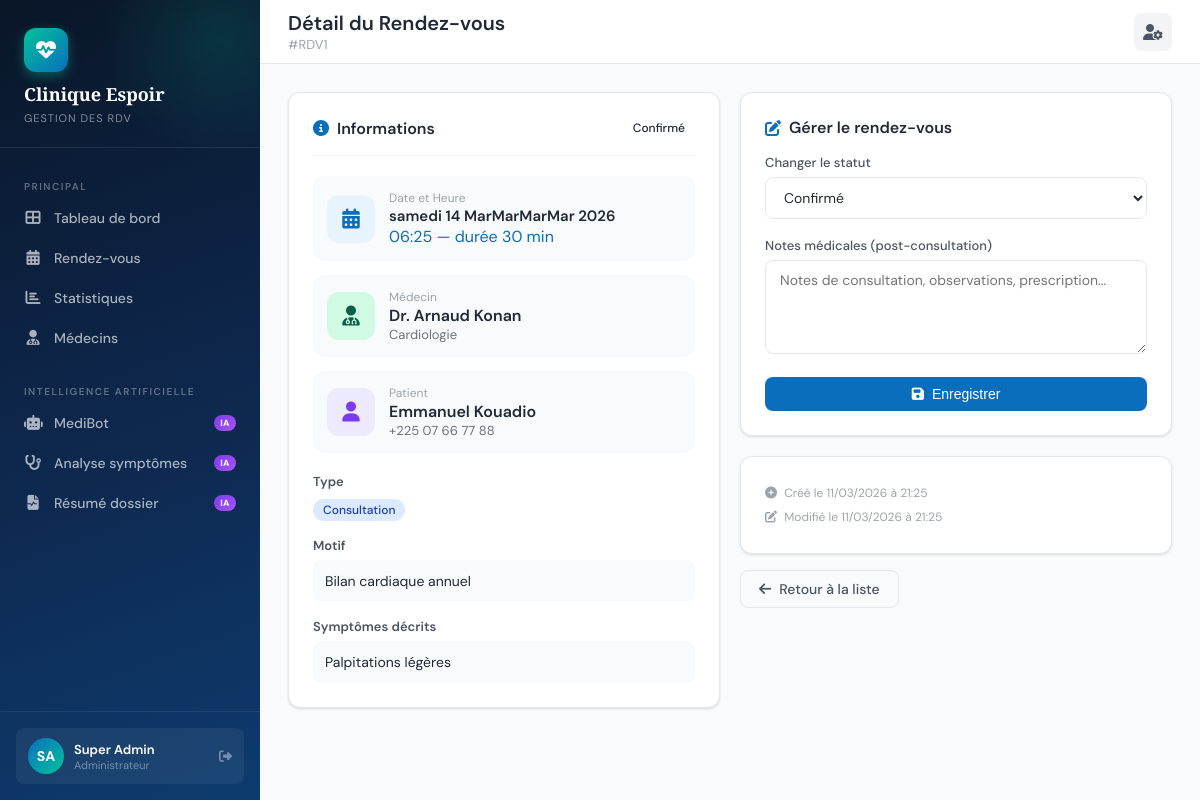
/appointments/1/ (signed in), run on the app's committed database.
### accounts/models.py (models this page shows, shortened)
class User(AbstractUser):
    ROLE_CHOICES = [
        ('admin', 'Administrateur'),
        ('medecin', 'Médecin'),
        ('secretaire', 'Secrétaire'),
        ('patient', 'Patient'),
    ]
    role = models.CharField(max_length=20, choices=ROLE_CHOICES, default='patient')
    telephone = models.CharField(max_length=20, blank=True)
    photo = models.ImageField(upload_to='avatars/', blank=True, null=True)
    @property
    def is_medecin(self):
        return self.role == 'medecin'
    @property
    def is_patient(self):
        return self.role == 'patient'
    @property
    def is_secretaire(self):
        return self.role == 'secretaire'
    @property
    def is_admin_role(self):
        return self.role == 'admin'

class ProfilMedecin(models.Model):
    user = models.OneToOneField(User, on_delete=models.CASCADE, related_name='profil_medecin')
    specialite = models.CharField(max_length=100)
    numero_ordre = models.CharField(max_length=50, blank=True)
    bio = models.TextField(blank=True)
    tarif_consultation = models.DecimalField(max_digits=8, decimal_places=0, default=5000)
    disponible = models.BooleanField(default=True)

### appointments/models.py (models this page shows, shortened)
class RendezVous(models.Model):
    STATUT_CHOICES = [
        ('en_attente', 'En attente'),
        ('confirme', 'Confirmé'),
        ('annule', 'Annulé'),
        ('termine', 'Terminé'),
        ('absent', 'Patient absent'),
    ]
    TYPE_CHOICES = [
        ('consultation', 'Consultation'),
        ('suivi', 'Suivi'),
        ('urgence', 'Urgence'),
        ('controle', 'Contrôle'),
    ]
    patient = models.ForeignKey(User, on_delete=models.CASCADE, related_name='rdv_patient')
    medecin = models.ForeignKey(ProfilMedecin, on_delete=models.CASCADE, related_name='rdv_medecin')
    date_heure = models.DateTimeField()
    duree = models.IntegerField(default=30, help_text="Durée en minutes")
    type_rdv = models.CharField(max_length=20, choices=TYPE_CHOICES, default='consultation')
    statut = models.CharField(max_length=20, choices=STATUT_CHOICES, default='en_attente')
    motif = models.TextField(help_text="Motif de la consultation")
    notes_medecin = models.TextField(blank=True, help_text="Notes du médecin (post-consultation)")
    symptomes = models.TextField(blank=True, help_text="Symptômes décrits par le patient")
    rappel_envoye = models.BooleanField(default=False)
    cree_le = models.DateTimeField(auto_now_add=True)
    modifie_le = models.DateTimeField(auto_now=True)
    class Meta:
        verbose_name = "Rendez-vous"
        verbose_name_plural = "Rendez-vous"
        ordering = ['-date_heure']
    @property
    def badge_class(self):
        classes = {
            'en_attente': 'badge-warning',
            'confirme': 'badge-info',
            'annule': 'badge-danger',
            'termine': 'badge-success',
            'absent': 'badge-secondary',
        }
        return classes.get(self.statut, 'badge-secondary')

### appointments/views.py (the view, shortened to what this page needs)
# urls.py: path('<int:rdv_id>/', views.detail_rdv, name='detail_rdv'),
@login_required
def detail_rdv(request, rdv_id):
    rdv = get_object_or_404(RendezVous, id=rdv_id)
    user = request.user
    if user.is_patient and rdv.patient != user:
        messages.error(request, "Accès non autorisé.")
        return redirect('liste_rdv')
    return render(request, 'appointments/detail_rdv.html', {'rdv': rdv})

### templates/appointments/detail_rdv.html (shortened to what this page needs)
{% extends 'base.html' %}
{% block page_title %}Détail du Rendez-vous{% endblock %}
{% block page_subtitle %}#RDV{{ rdv.id }}{% endblock %}
{% block content %}
<div class="grid-2">
  <div>
    <div class="card" style="margin-bottom:20px;">
      <div class="card-header">
        <div class="card-title"><i class="fas fa-info-circle"></i> Informations</div>
        <span class="badge badge-{{ rdv.badge_class }}">{{ rdv.get_statut_display }}</span>
      </div>
      <div style="display:flex;flex-direction:column;gap:14px;">
        <div style="display:flex;gap:14px;align-items:center;padding:14px;background:#f9fafb;border-radius:10px;">
          <div style="width:48px;height:48px;border-radius:12px;background:#e8f4fd;display:flex;align-items:center;justify-content:center;color:#0A6EBD;font-size:20px;"><i class="fas fa-calendar-alt"></i></div>
          <div>
            <div style="font-size:12px;color:#9ca3af;">Date et Heure</div>
            <div style="font-weight:600;font-size:15px;">{{ rdv.date_heure|date:"l d MMMM Y" }}</div>
            <div style="color:#0A6EBD;">{{ rdv.date_heure|date:"H:i" }} — durée {{ rdv.duree }} min</div>
          </div>
        </div>
        <div style="display:flex;gap:14px;align-items:center;padding:14px;background:#f9fafb;border-radius:10px;">
          <div style="width:48px;height:48px;border-radius:12px;background:#d1fae5;display:flex;align-items:center;justify-content:center;color:#065f46;font-size:20px;"><i class="fas fa-user-md"></i></div>
          <div>
            <div style="font-size:12px;color:#9ca3af;">Médecin</div>
            <div style="font-weight:600;">Dr. {{ rdv.medecin.user.get_full_name }}</div>
            <div style="color:#6b7280;font-size:13px;">{{ rdv.medecin.specialite }}</div>
          </div>
        </div>
        <div style="display:flex;gap:14px;align-items:center;padding:14px;background:#f9fafb;border-radius:10px;">
          <div style="width:48px;height:48px;border-radius:12px;background:#ede9fe;display:flex;align-items:center;justify-content:center;color:#7c3aed;font-size:20px;"><i class="fas fa-user"></i></div>
          <div>
            <div style="font-size:12px;color:#9ca3af;">Patient</div>
            <div style="font-weight:600;">{{ rdv.patient.get_full_name }}</div>
            <div style="color:#6b7280;font-size:13px;">{{ rdv.patient.telephone|default:"—" }}</div>
          </div>
        </div>
      </div>
      <div style="margin-top:20px;">
        <div style="font-size:13px;font-weight:600;color:#4b5563;margin-bottom:8px;">Type</div>
        <span class="badge badge-info">{{ rdv.get_type_rdv_display }}</span>
      </div>
      <div style="margin-top:16px;">
        <div style="font-size:13px;font-weight:600;color:#4b5563;margin-bottom:6px;">Motif</div>
        <p style="font-size:14px;color:#1f2937;background:#f9fafb;padding:12px;border-radius:8px;">{{ rdv.motif }}</p>
      </div>
      {% if rdv.symptomes %}
      <div style="margin-top:16px;">
        <div style="font-size:13px;font-weight:600;color:#4b5563;margin-bottom:6px;">Symptômes décrits</div>
        <p style="font-size:14px;color:#1f2937;background:#f9fafb;padding:12px;border-radius:8px;">{{ rdv.symptomes }}</p>
      </div>
      {% endif %}
    </div>
  </div>
  <div>
    {% if user.is_medecin or user.is_secretaire or user.is_admin_role %}
    <div class="card" style="margin-bottom:20px;">
      <div class="card-title" style="margin-bottom:16px;"><i class="fas fa-edit"></i> Gérer le rendez-vous</div>
      <form method="post" action="{% url 'changer_statut' rdv.id %}">
        <div class="form-group">
          <label class="form-label">Changer le statut</label>
          <select name="statut" class="form-control">
            <option value="confirme" {% if rdv.statut == 'confirme' %}selected{% endif %}>Confirmé</option>
          </select>
        </div>
        <div class="form-group">
          <label class="form-label">Notes médicales (post-consultation)</label>
          <textarea name="notes_medecin" class="form-control" rows="4"
            placeholder="Notes de consultation, observations, prescription...">{{ rdv.notes_medecin }}</textarea>
        </div>
        <button type="submit" class="btn btn-primary" style="width:100%;justify-content:center;">
          <i class="fas fa-save"></i> Enregistrer
        </button>
      </form>
    </div>
    {% endif %}
    <div class="card">
      <div style="font-size:12px;color:#9ca3af;line-height:2;">
        <div><i class="fas fa-plus-circle" style="width:16px;"></i> Créé le {{ rdv.cree_le|date:"d/m/Y à H:i" }}</div>
        <div><i class="fas fa-edit" style="width:16px;"></i> Modifié le {{ rdv.modifie_le|date:"d/m/Y à H:i" }}</div>
      </div>
    </div>
    <div style="margin-top:16px;">
      <a href="{% url 'liste_rdv' %}" class="btn btn-outline"><i class="fas fa-arrow-left"></i> Retour à la liste</a>
    </div>
  </div>
</div>
{% endblock %}

### templates/base.html (shortened to what this page needs)
<!DOCTYPE html>
<html lang="fr">
<head>
  <link rel="stylesheet" href="https://cdnjs.cloudflare.com/ajax/libs/font-awesome/6.5.0/css/all.min.css">
</head>
<body>
{% if user.is_authenticated %}
<aside class="sidebar">
  <div class="sidebar-logo">
    <div class="logo-icon"><i class="fas fa-heartbeat"></i></div>
    <h1>Clinique Espoir</h1>
    <span>Gestion des RDV</span>
  </div>
  <nav class="sidebar-nav">
    <div class="nav-section-label">Principal</div>
    <a href="{% url 'dashboard' %}" class="nav-item {% if request.resolver_match.url_name == 'dashboard' %}active{% endif %}">
      <i class="fas fa-th-large"></i> Tableau de bord
    </a>
    <a href="{% url 'liste_rdv' %}" class="nav-item {% if request.resolver_match.url_name == 'liste_rdv' %}active{% endif %}">
      <i class="fas fa-calendar-alt"></i> Rendez-vous
    </a>
    {% if not user.is_patient %}
    <a href="{% url 'statistiques' %}" class="nav-item {% if request.resolver_match.url_name == 'statistiques' %}active{% endif %}">
      <i class="fas fa-chart-bar"></i> Statistiques
    </a>
    {% endif %}
    <a href="{% url 'medecins_list' %}" class="nav-item {% if request.resolver_match.url_name == 'medecins_list' %}active{% endif %}">
      <i class="fas fa-user-md"></i> Médecins
    </a>
    <div class="nav-section-label" style="margin-top:16px;">Intelligence Artificielle</div>
    <a href="{% url 'chatbot' %}" class="nav-item {% if request.resolver_match.url_name == 'chatbot' %}active{% endif %}">
      <i class="fas fa-robot"></i> MediBot
      <span class="nav-ai-badge">IA</span>
    </a>
    <a href="{% url 'analyse_symptomes' %}" class="nav-item {% if request.resolver_match.url_name == 'analyse_symptomes' %}active{% endif %}">
      <i class="fas fa-stethoscope"></i> Analyse symptômes
      <span class="nav-ai-badge">IA</span>
    </a>
    {% if not user.is_patient %}
    <a href="{% url 'resume_antecedents' %}" class="nav-item {% if request.resolver_match.url_name == 'resume_antecedents' %}active{% endif %}">
      <i class="fas fa-file-medical-alt"></i> Résumé dossier
      <span class="nav-ai-badge">IA</span>
    </a>
    {% endif %}
  </nav>
  <div class="sidebar-user">
    <div class="sidebar-user-card">
      <div class="user-avatar">{{ user.first_name|first|upper }}{{ user.last_name|first|upper }}</div>
      <div class="user-info">
        <div class="name">{{ user.get_full_name }}</div>
        <div class="role">{{ user.get_role_display }}</div>
      </div>
      <a href="{% url 'logout' %}" title="Déconnexion"><i class="fas fa-sign-out-alt"></i></a>
    </div>
  </div>
</aside>
<div class="main-wrapper">
  <header class="topbar">
    <div class="topbar-left">
      <h2>{% block page_title %}Tableau de bord{% endblock %}</h2>
      <p>{% block page_subtitle %}{% endblock %}</p>
    </div>
    <div class="topbar-right">
      <a href="{% url 'profile' %}" class="topbar-btn"><i class="fas fa-user-cog"></i></a>
    </div>
  </header>
  <main class="page-content">
    {% block content %}{% endblock %}
  </main>
</div>
{% else %}
{% block public_content %}{% endblock %}
{% endif %}
</body>
</html>

### data on the page
User: first_name|first "S", last_name|first "A", get_full_name "Super Admin", role "Administrateur"
RendezVous: id "1", statut "Confirmé", date_heure "samedi 14 MarMarMarMar 2026", date_heure "06:25", duree "30", medecin.user.get_full_name "Arnaud Konan", medecin.specialite "Cardiologie", patient.get_full_name "Emmanuel Kouadio", patient.telephone "+225 07 66 77 88", type_rdv "Consultation", motif "Bilan cardiaque annuel", symptomes "Palpitations légères", cree_le "11/03/2026 à 21:25", modifie_le "11/03/2026 à 21:25"
